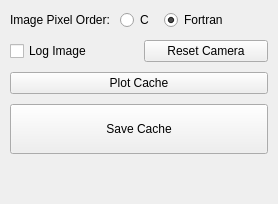
<?xml version="1.0" encoding="UTF-8"?>
<!-- Copyright (C) UChicago Argonne, LLC -->
<!-- See LICENSE file for details -->
<ui version="4.0">
 <class>HKL3DImageDockWidget</class>
 <widget class="QWidget" name="HKL3DImageDockWidget">
  <property name="maximumSize">
   <size>
    <width>380</width>
    <height>16777215</height>
   </size>
  </property>
  <property name="windowTitle">
   <string>Image</string>
  </property>
  <layout class="QVBoxLayout" name="layoutImageDock">
   <property name="spacing">
    <number>10</number>
   </property>
   <property name="leftMargin"><number>10</number></property>
   <property name="topMargin"><number>10</number></property>
   <property name="rightMargin"><number>10</number></property>
   <property name="bottomMargin"><number>10</number></property>
   <item>
    <layout class="QHBoxLayout" name="layoutPixelOrder">
     <item>
      <widget class="QLabel" name="lbl_pixel_order">
       <property name="text"><string>Image Pixel Order:</string></property>
      </widget>
     </item>
     <item>
      <widget class="QRadioButton" name="rbtn_C">
       <property name="text"><string>C</string></property>
       <attribute name="buttonGroup"><string notr="true">pixel_order_group</string></attribute>
      </widget>
     </item>
     <item>
      <widget class="QRadioButton" name="rbtn_F">
       <property name="text"><string>Fortran</string></property>
       <property name="checked"><bool>true</bool></property>
       <attribute name="buttonGroup"><string notr="true">pixel_order_group</string></attribute>
      </widget>
     </item>
     <item>
      <spacer name="spacerPixelOrder">
       <property name="orientation"><enum>Qt::Horizontal</enum></property>
       <property name="sizeHint" stdset="0"><size><width>40</width><height>20</height></size></property>
      </spacer>
     </item>
    </layout>
   </item>
   <item>
    <layout class="QHBoxLayout" name="layoutTools">
     <item>
      <widget class="QCheckBox" name="log_image">
       <property name="text"><string>Log Image</string></property>
      </widget>
     </item>
     <item>
      <widget class="QPushButton" name="btn_reset_camera">
       <property name="text"><string>Reset Camera</string></property>
      </widget>
     </item>
    </layout>
   </item>
   <item>
    <widget class="QPushButton" name="btn_plot_cache">
     <property name="text"><string>Plot Cache</string></property>
     <property name="role" stdset="0"><string>success</string></property>
    </widget>
   </item>
   <item>
    <widget class="QPushButton" name="btn_save_h5">
     <property name="minimumSize"><size><width>0</width><height>50</height></size></property>
     <property name="text"><string>Save Cache</string></property>
     <property name="role" stdset="0"><string>info</string></property>
    </widget>
   </item>
   <item>
    <spacer name="spacerImageDockBottom">
     <property name="orientation"><enum>Qt::Vertical</enum></property>
     <property name="sizeHint" stdset="0"><size><width>20</width><height>40</height></size></property>
    </spacer>
   </item>
  </layout>
 </widget>
 <resources/>
 <connections/>
 <buttongroups>
  <buttongroup name="pixel_order_group"/>
 </buttongroups>
</ui>
